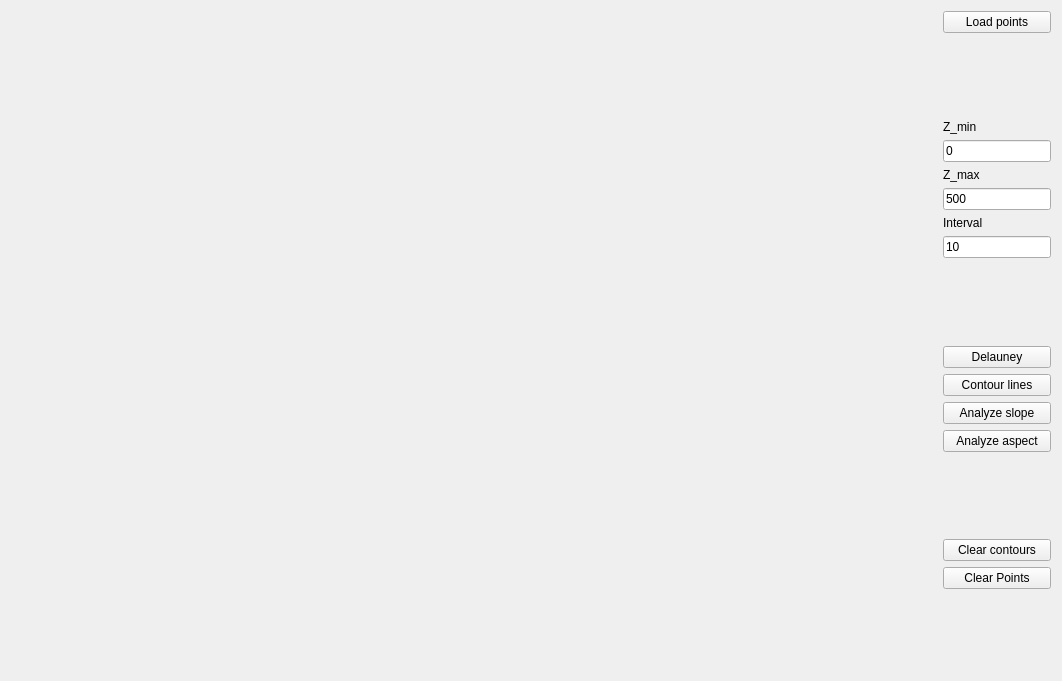
<?xml version="1.0" encoding="UTF-8"?>
<ui version="4.0">
 <class>Widget</class>
 <widget class="QWidget" name="Widget">
  <property name="geometry">
   <rect>
    <x>0</x>
    <y>0</y>
    <width>1062</width>
    <height>681</height>
   </rect>
  </property>
  <property name="windowTitle">
   <string>Widget</string>
  </property>
  <layout class="QHBoxLayout" name="horizontalLayout">
   <item>
    <widget class="Draw" name="Canvas" native="true">
     <property name="sizePolicy">
      <sizepolicy hsizetype="Preferred" vsizetype="Preferred">
       <horstretch>1</horstretch>
       <verstretch>1</verstretch>
      </sizepolicy>
     </property>
    </widget>
   </item>
   <item>
    <layout class="QVBoxLayout" name="verticalLayout_3">
     <item>
      <widget class="QPushButton" name="pushButton">
       <property name="text">
        <string>Load points</string>
       </property>
      </widget>
     </item>
     <item>
      <spacer name="verticalSpacer_4">
       <property name="orientation">
        <enum>Qt::Vertical</enum>
       </property>
       <property name="sizeHint" stdset="0">
        <size>
         <width>20</width>
         <height>40</height>
        </size>
       </property>
      </spacer>
     </item>
     <item>
      <widget class="QLabel" name="label">
       <property name="text">
        <string>Z_min</string>
       </property>
      </widget>
     </item>
     <item>
      <widget class="QLineEdit" name="lineEdit">
       <property name="text">
        <string>0</string>
       </property>
      </widget>
     </item>
     <item>
      <widget class="QLabel" name="label_2">
       <property name="text">
        <string>Z_max</string>
       </property>
      </widget>
     </item>
     <item>
      <widget class="QLineEdit" name="lineEdit_2">
       <property name="text">
        <string>500</string>
       </property>
      </widget>
     </item>
     <item>
      <widget class="QLabel" name="label_3">
       <property name="text">
        <string>Interval</string>
       </property>
      </widget>
     </item>
     <item>
      <widget class="QLineEdit" name="lineEdit_3">
       <property name="text">
        <string>10</string>
       </property>
      </widget>
     </item>
     <item>
      <spacer name="verticalSpacer">
       <property name="orientation">
        <enum>Qt::Vertical</enum>
       </property>
       <property name="sizeHint" stdset="0">
        <size>
         <width>20</width>
         <height>40</height>
        </size>
       </property>
      </spacer>
     </item>
     <item>
      <widget class="QPushButton" name="pushButton_2">
       <property name="text">
        <string>Delauney</string>
       </property>
      </widget>
     </item>
     <item>
      <widget class="QPushButton" name="pushButton_7">
       <property name="text">
        <string>Contour lines</string>
       </property>
      </widget>
     </item>
     <item>
      <widget class="QPushButton" name="pushButton_3">
       <property name="text">
        <string>Analyze slope</string>
       </property>
      </widget>
     </item>
     <item>
      <widget class="QPushButton" name="pushButton_4">
       <property name="text">
        <string>Analyze aspect</string>
       </property>
      </widget>
     </item>
     <item>
      <spacer name="verticalSpacer_2">
       <property name="orientation">
        <enum>Qt::Vertical</enum>
       </property>
       <property name="sizeHint" stdset="0">
        <size>
         <width>20</width>
         <height>40</height>
        </size>
       </property>
      </spacer>
     </item>
     <item>
      <widget class="QPushButton" name="pushButton_12">
       <property name="text">
        <string>Clear contours</string>
       </property>
      </widget>
     </item>
     <item>
      <widget class="QPushButton" name="pushButton_11">
       <property name="text">
        <string>Clear Points</string>
       </property>
      </widget>
     </item>
     <item>
      <spacer name="verticalSpacer_6">
       <property name="orientation">
        <enum>Qt::Vertical</enum>
       </property>
       <property name="sizeHint" stdset="0">
        <size>
         <width>20</width>
         <height>40</height>
        </size>
       </property>
      </spacer>
     </item>
    </layout>
   </item>
  </layout>
 </widget>
 <customwidgets>
  <customwidget>
   <class>Draw</class>
   <extends>QWidget</extends>
   <header location="global">draw.h</header>
   <container>1</container>
  </customwidget>
 </customwidgets>
 <resources/>
 <connections/>
</ui>
